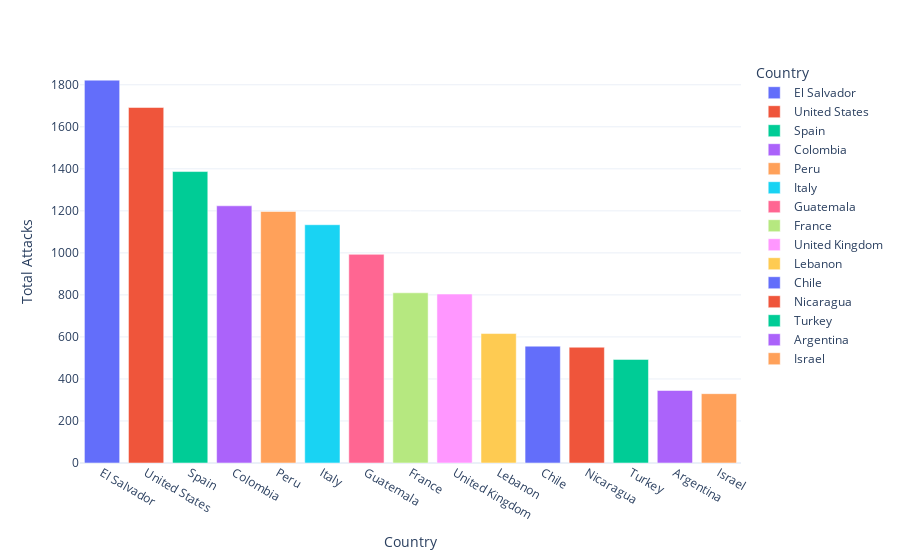

Write notebook code for a chart like this one.
### Code cell
# Observation
# Iraq shows the highest Terror Attacks followed by other Middle-east region.

# Top 15 Countries showing the Highest Terror Attack.
plt.figure(figsize=(12,6))
country_attack=dataset.Country.value_counts()[:15].reset_index()
country_attack.columns= ["Country", "Total Attacks"]
px.bar(data_frame= country_attack,x = 'Country',y = 'Total Attacks',color = 'Country',template='plotly_white')

### Figure 1 — Plotly figure (JSON) as saved in the notebook; plotly's stock layout.template omitted (floating-point values rounded to 4 significant figures)
{"data": [{"alignmentgroup": "True", "hovertemplate": "Country=%{x}<br>Total Attacks=%{y}<extra></extra>", "legendgroup": "El Salvador", "marker": {"color": "#636efa", "pattern": {"shape": ""}}, "name": "El Salvador", "offsetgroup": "El Salvador", "orientation": "v", "showlegend": true, "textposition": "auto", "x": ["El Salvador"], "xaxis": "x", "y": [1822], "yaxis": "y", "type": "bar"}, {"alignmentgroup": "True", "hovertemplate": "Country=%{x}<br>Total Attacks=%{y}<extra></extra>", "legendgroup": "United States", "marker": {"color": "#EF553B", "pattern": {"shape": ""}}, "name": "United States", "offsetgroup": "United States", "orientation": "v", "showlegend": true, "textposition": "auto", "x": ["United States"], "xaxis": "x", "y": [1692], "yaxis": "y", "type": "bar"}, {"alignmentgroup": "True", "hovertemplate": "Country=%{x}<br>Total Attacks=%{y}<extra></extra>", "legendgroup": "Spain", "marker": {"color": "#00cc96", "pattern": {"shape": ""}}, "name": "Spain", "offsetgroup": "Spain", "orientation": "v", "showlegend": true, "textposition": "auto", "x": ["Spain"], "xaxis": "x", "y": [1387], "yaxis": "y", "type": "bar"}, {"alignmentgroup": "True", "hovertemplate": "Country=%{x}<br>Total Attacks=%{y}<extra></extra>", "legendgroup": "Colombia", "marker": {"color": "#ab63fa", "pattern": {"shape": ""}}, "name": "Colombia", "offsetgroup": "Colombia", "orientation": "v", "showlegend": true, "textposition": "auto", "x": ["Colombia"], "xaxis": "x", "y": [1224], "yaxis": "y", "type": "bar"}, {"alignmentgroup": "True", "hovertemplate": "Country=%{x}<br>Total Attacks=%{y}<extra></extra>", "legendgroup": "Peru", "marker": {"color": "#FFA15A", "pattern": {"shape": ""}}, "name": "Peru", "offsetgroup": "Peru", "orientation": "v", "showlegend": true, "textposition": "auto", "x": ["Peru"], "xaxis": "x", "y": [1197], "yaxis": "y", "type": "bar"}, {"alignmentgroup": "True", "hovertemplate": "Country=%{x}<br>Total Attacks=%{y}<extra></extra>", "legendgroup": "Italy", "marker": {"color": "#19d3f3", "pattern": {"shape": ""}}, "name": "Italy", "offsetgroup": "Italy", "orientation": "v", "showlegend": true, "textposition": "auto", "x": ["Italy"], "xaxis": "x", "y": [1134], "yaxis": "y", "type": "bar"}, {"alignmentgroup": "True", "hovertemplate": "Country=%{x}<br>Total Attacks=%{y}<extra></extra>", "legendgroup": "Guatemala", "marker": {"color": "#FF6692", "pattern": {"shape": ""}}, "name": "Guatemala", "offsetgroup": "Guatemala", "orientation": "v", "showlegend": true, "textposition": "auto", "x": ["Guatemala"], "xaxis": "x", "y": [993], "yaxis": "y", "type": "bar"}, {"alignmentgroup": "True", "hovertemplate": "Country=%{x}<br>Total Attacks=%{y}<extra></extra>", "legendgroup": "France", "marker": {"color": "#B6E880", "pattern": {"shape": ""}}, "name": "France", "offsetgroup": "France", "orientation": "v", "showlegend": true, "textposition": "auto", "x": ["France"], "xaxis": "x", "y": [810], "yaxis": "y", "type": "bar"}, {"alignmentgroup": "True", "hovertemplate": "Country=%{x}<br>Total Attacks=%{y}<extra></extra>", "legendgroup": "United Kingdom", "marker": {"color": "#FF97FF", "pattern": {"shape": ""}}, "name": "United Kingdom", "offsetgroup": "United Kingdom", "orientation": "v", "showlegend": true, "textposition": "auto", "x": ["United Kingdom"], "xaxis": "x", "y": [804], "yaxis": "y", "type": "bar"}, {"alignmentgroup": "True", "hovertemplate": "Country=%{x}<br>Total Attacks=%{y}<extra></extra>", "legendgroup": "Lebanon", "marker": {"color": "#FECB52", "pattern": {"shape": ""}}, "name": "Lebanon", "offsetgroup": "Lebanon", "orientation": "v", "showlegend": true, "textposition": "auto", "x": ["Lebanon"], "xaxis": "x", "y": [616], "yaxis": "y", "type": "bar"}, {"alignmentgroup": "True", "hovertemplate": "Country=%{x}<br>Total Attacks=%{y}<extra></extra>", "legendgroup": "Chile", "marker": {"color": "#636efa", "pattern": {"shape": ""}}, "name": "Chile", "offsetgroup": "Chile", "orientation": "v", "showlegend": true, "textposition": "auto", "x": ["Chile"], "xaxis": "x", "y": [556], "yaxis": "y", "type": "bar"}, {"alignmentgroup": "True", "hovertemplate": "Country=%{x}<br>Total Attacks=%{y}<extra></extra>", "legendgroup": "Nicaragua", "marker": {"color": "#EF553B", "pattern": {"shape": ""}}, "name": "Nicaragua", "offsetgroup": "Nicaragua", "orientation": "v", "showlegend": true, "textposition": "auto", "x": ["Nicaragua"], "xaxis": "x", "y": [551], "yaxis": "y", "type": "bar"}, {"alignmentgroup": "True", "hovertemplate": "Country=%{x}<br>Total Attacks=%{y}<extra></extra>", "legendgroup": "Turkey", "marker": {"color": "#00cc96", "pattern": {"shape": ""}}, "name": "Turkey", "offsetgroup": "Turkey", "orientation": "v", "showlegend": true, "textposition": "auto", "x": ["Turkey"], "xaxis": "x", "y": [493], "yaxis": "y", "type": "bar"}, {"alignmentgroup": "True", "hovertemplate": "Country=%{x}<br>Total Attacks=%{y}<extra></extra>", "legendgroup": "Argentina", "marker": {"color": "#ab63fa", "pattern": {"shape": ""}}, "name": "Argentina", "offsetgroup": "Argentina", "orientation": "v", "showlegend": true, "textposition": "auto", "x": ["Argentina"], "xaxis": "x", "y": [345], "yaxis": "y", "type": "bar"}, {"alignmentgroup": "True", "hovertemplate": "Country=%{x}<br>Total Attacks=%{y}<extra></extra>", "legendgroup": "Israel", "marker": {"color": "#FFA15A", "pattern": {"shape": ""}}, "name": "Israel", "offsetgroup": "Israel", "orientation": "v", "showlegend": true, "textposition": "auto", "x": ["Israel"], "xaxis": "x", "y": [330], "yaxis": "y", "type": "bar"}], "layout": {"xaxis": {"anchor": "y", "domain": [0, 1], "title": {"text": "Country"}, "categoryorder": "array", "categoryarray": ["El Salvador", "United States", "Spain", "Colombia", "Peru", "Italy", "Guatemala", "France", "United Kingdom", "Lebanon", "Chile", "Nicaragua", "Turkey", "Argentina", "Israel"]}, "yaxis": {"anchor": "x", "domain": [0, 1], "title": {"text": "Total Attacks"}}, "legend": {"title": {"text": "Country"}, "tracegroupgap": 0}, "margin": {"t": 60}, "barmode": "relative"}}
